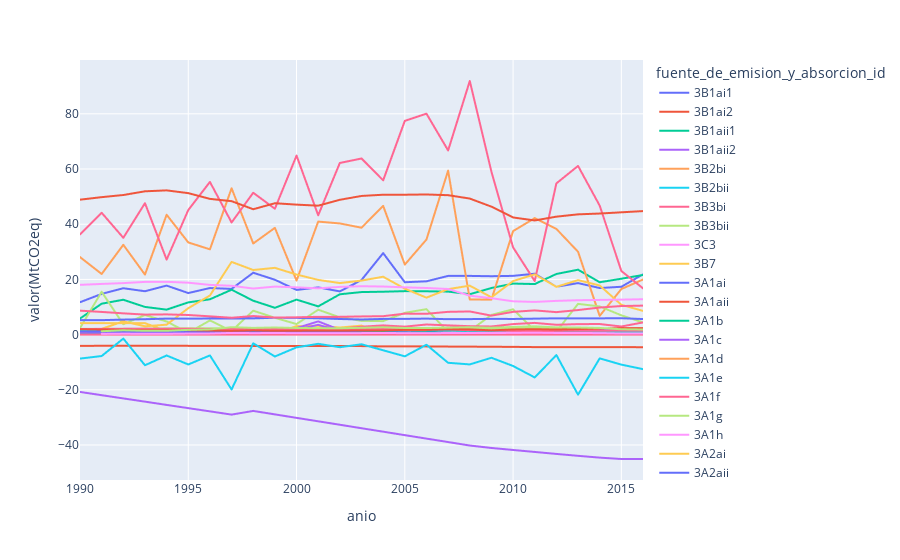

The notebook cell this image was saved under:
### Code cell
fig = px.line(df, x="anio", y="valor(MtCO2eq)", color="fuente_de_emision_y_absorcion_id", hover_name="fuente_de_emision_y_absorcion_id")
fig.show()
